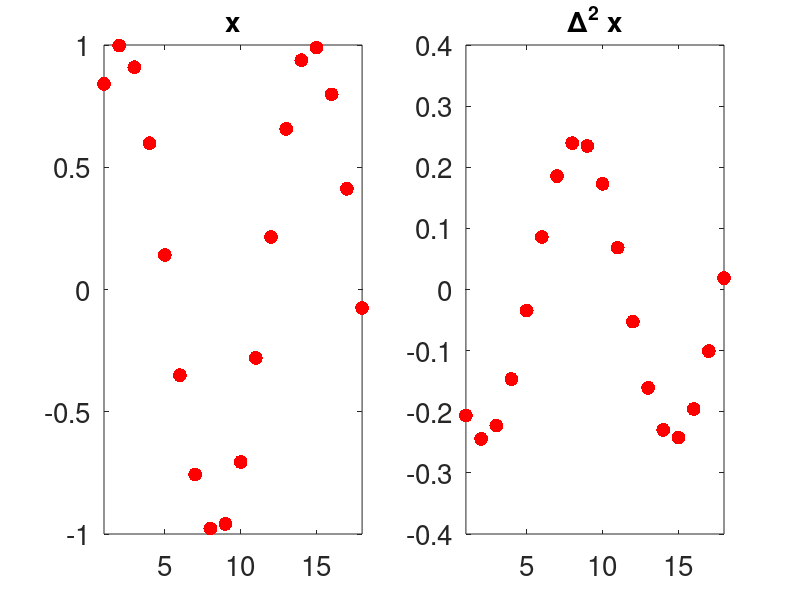

Write MATLAB code to recreate this figure.
%% Class 2: 
% Alex Townsend, 5th Feb 2015
%        ajt@mit.edu

%% Forward differences:
f = @(x) 2*x.^3 - x.^2 - x + 1;
x = linspace(-1,1);
plot(x,f(x),'linewidth',2), hold on
set(gca,'fontsize',16)
plot(0,f(0),'.r','markersize',20)
title(' df/dx   =   -1 ', 'fontsize',20)

%% Forward differences: 
for h = [.9:-.01:.01 .01:-.001:.001 .0001]
    
    f = @(x) 2*x.^3 - x.^2 - x + 1;
    x = linspace(-1,1);
    plot(x,f(x),'linewidth',2), hold on
    tangent = @(x) -x + 1;
    plot(x,tangent(x), 'k-','linewidth',2)
    set(gca,'fontsize',16)
    plot(0,f(0),'.k','markersize',30)
    plot(h,f(h),'r.','markersize',30)
    tf = (f(h) - f(0))/h;
    title(sprintf(' df/dx   =   %1.3f ',tf), 'fontsize',20)
    fd = @(x) tf * x + f(0);
    plot(x, fd(x),'r-','linewidth',2 ), shg, axis([-1 1 -1 2]), pause(.1)
    hold off
end

%% Backward differences: 

for h = [.9:-.01:.01 .01:-.001:.001 .0001]
    f = @(x) 2*x.^3 - x.^2 - x + 1;
    x = linspace(-1,1);
    plot(x,f(x),'linewidth',2), hold on
    tangent = @(x) -x + 1;
    plot(x,tangent(x), 'k-','linewidth',2)
    set(gca,'fontsize',16)
    plot(0,f(0),'.r','markersize',30)
    plot(-h,f(-h),'r.','markersize',30)
    tf = (f(0) - f(-h))/h;
    title(sprintf(' df/dx   =   %1.3f ',tf), 'fontsize',20)
    fd = @(x) tf * x + f(0);
    plot(x, fd(x),'r-','linewidth',2 ), shg, axis([-1 1 -1 2]), pause(.1)
    hold off
end

%% Central differences: 

for h = [.9:-.01:.01 .01:-.001:.001 .0001]
    f = @(x) 2*x.^3 - x.^2 - x + 1;
    x = linspace(-1,1);
    plot(x,f(x),'linewidth',2), hold on
    tangent = @(x) -x + 1;
    plot(x,tangent(x), 'k-','linewidth',2)
    set(gca,'fontsize',16)
    plot(-h,f(-h),'.r','markersize',30)
    plot(h,f(h),'r.','markersize',30)
    tf = (f(h) - f(-h))/h/2;
    title(sprintf(' df/dx   =   %1.3f ',tf), 'fontsize',20)
    fd = @(x) tf * (x+h) + f(-h);
    plot(x, fd(x),'r-','linewidth',2 ), shg, axis([-1 1 -1 2]), pause(.1)
    hold off
end

%% Kn times a vector: 
n = 20;
Kn = toeplitz( [2 -1 zeros(1,n-2)] );

% x = ones(n, 1) + 3; 
% x = (1:n)'; 
% x = (1:n)'.^2
% x = [zeros(n/2,1);(1:n/2)'];
x = sin( (1:n)'/2 );
subplot(1,2,1)
plot( x(2:end-1),'.r','markersize',30)
xlim([1 n-2]),set(gca,'fontsize',20)
title('x','fontsize',20)
subplot(1,2,2)
v = -Kn * x; 
plot( v(2:end-1),'.r','markersize',30) 
xlim([1 n-2]), set(gca,'fontsize',20)
title('\Delta^2 x', 'fontsize', 20) 

%% solve for x 

v = zeros(n,1)
x = v\-Kn


